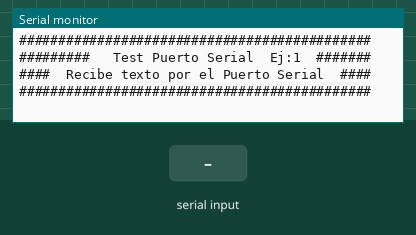
A sketch run on a simulated Arduino Uno, built with avr-gcc and run on an emulated ATmega328P. Shown: the last lines printed to the serial monitor. The inputs (shaded band) are chosen by the test bench.

Above: at 1.3 s.
1.4 s: "1" received over Serial
At 1.9 s:
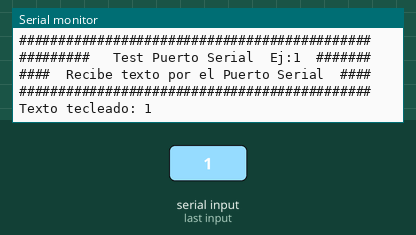
2.9 s: "0" received over Serial
At 4.1 s:
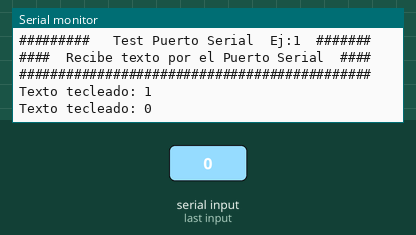
4.4 s: "2" received over Serial
At 5.4 s:
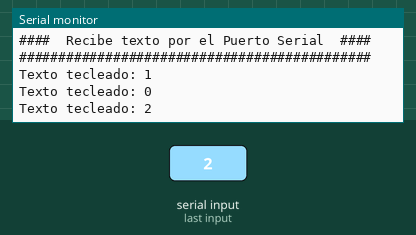

The sketch:

Puerto_Serial_Ej1.ino
```cpp
// (licence header left out)
int inputByte = 0;	      // Caracter ASCII introducido por el teclado
String    txt = "";       // Variable con el texto a imprimir
byte      c1, c2;         // Contadores

// =============================================================


void setup() {
      Serial.begin(9600);  // Abre puerto serie, transferencia 9600 bps
      Serial.println("#############################################");
      Serial.println("#########   Test Puerto Serial  Ej:1  #######");
      Serial.println("####  Recibe texto por el Puerto Serial  ####");
      Serial.println("#############################################");
}
// =============================================================


void loop() {

  // cada vez lee un caracter de la pila mientras haya datos en el buffer
  if (Serial.available() > 0) {

      delay(5);                     // Da tiempo a leer el buffer de entrada
      if (txt=="") c2=c1=0;         // inicia contadores, se mantienen iguales mientras se reciben datos

      inputByte = Serial.read();    // lee byte entrante:
      txt = txt + char(inputByte);  // va completando el texto
      c1++;

  } // FIN captura caracter de entrada

c2++; // cuando no hay datos para leer c1 deja de aumentar

  if ((txt != "") && (c1 != c2)) {
      Serial.print("Texto tecleado: ");
      Serial.println(txt);
      txt = "";                     // inicializa variable para nueva captura
  }

} // FIN loop() =======================================================
```

Measured:
- after the input at 1.4 s, the serial monitor: prints a new line at once (image 1)
- after the input at 2.9 s, the serial monitor: prints a new line at once (image 2)
- after the input at 4.4 s, the serial monitor: prints a new line at once (image 3)
